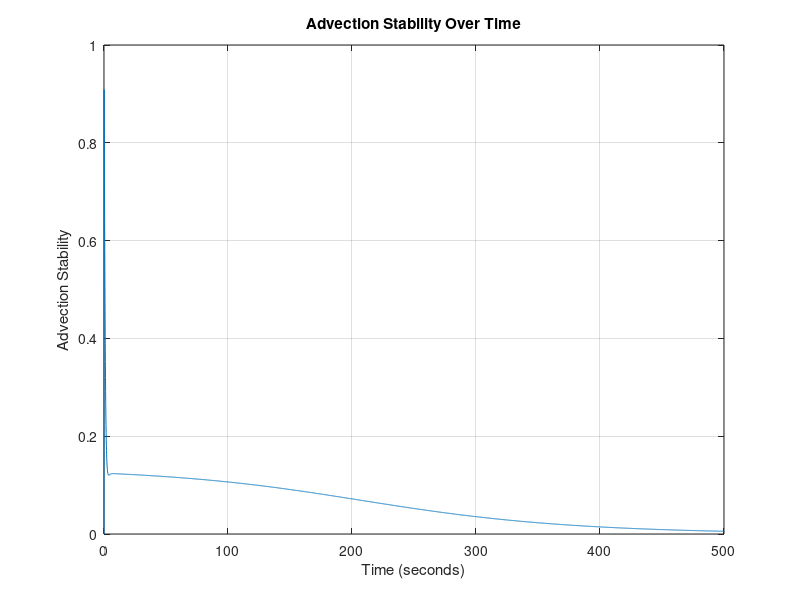
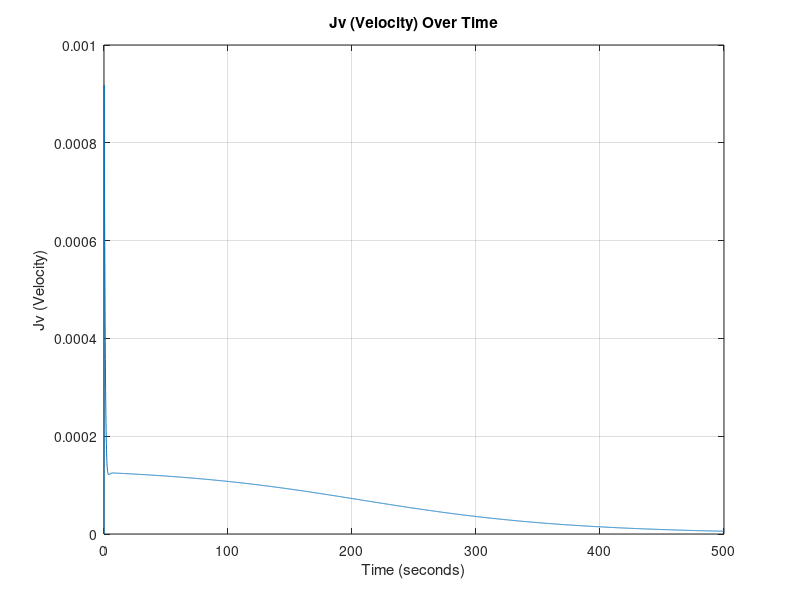
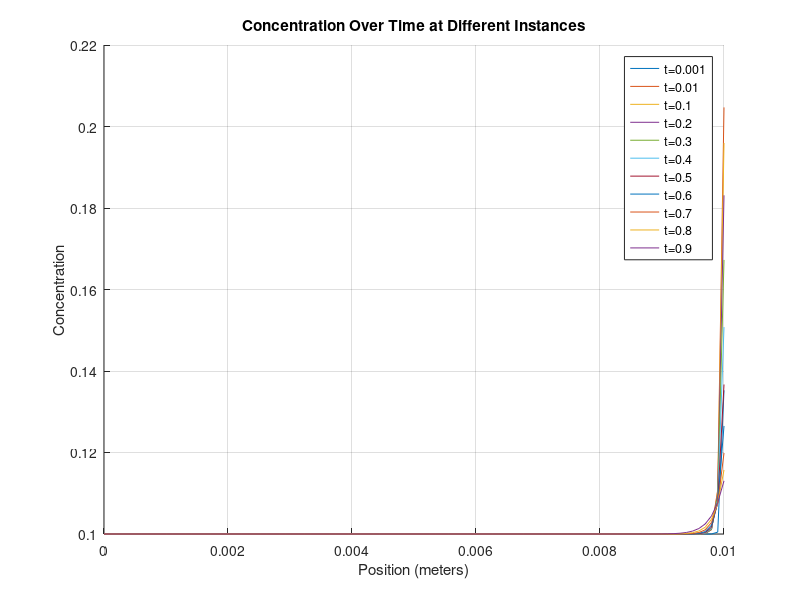
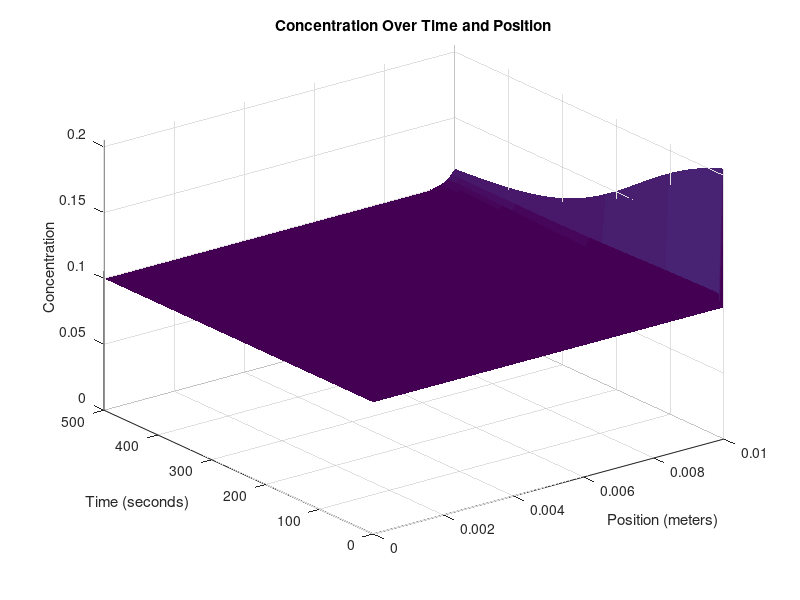

Write the MATLAB code that produced these figures, in order.
%__Gruppe 3-Simulering-3.Sem__
clear
close all
clc
%% Inital Parameters
domain_length = 0.01;   % Domain length (meters)
domain_steps = 100;    % Number of spatial domain_steps points
dx = domain_length / (domain_steps - 1);

time_length = 500;      % Time length (seconds)
time_steps = 5000;       % Number of time steps
dt = time_length / time_steps;

% DEFINED VARIABLES
D = 1.464*10^-9; % Diffusivity coefficient H2PO4- in water [m^2 s^-1]
feed_conc = 0.1; % Constant solute concentration at the first cell 0.1 molar [H2PO4]
TMP= 5.5; %TMP: Transmembrane Pressure [bar]
kb= 0.001; % Fouling Constant
kw= 3.044001*10^-4; % Initial water permiability L m^-2 bar^-1 s^-1 
rejection_rate = 0.1; % Rejection of the membrane (σ) [procentage]


% PHYSICAL CONSTANTS
R= 0.0831415; % Gasconstant [L Bar mol^-1 K^-1]
T= 273.15+25; %Temperature [K]
F= 96.485; %Faraday[C/mol]

% Anonymous functions
Lv = @(time) kw*exp(-kb*time); %Water permeability dependent on Fouling

% Percipitation array - WORK IN PROGRESS
%P = zeros(domain_length,);


% Create a grid for space and time
x = linspace(0, domain_length, domain_steps);
t = linspace(0, time_length, time_steps);

% Initialize the concentration array AND Initial condition (1D)
C = zeros(domain_steps, time_steps)+0.1; % 0.1 molar [H2PO4]


%Diffusive Stability
DS = D*dt/dx^2;
fprintf('\n Diffusivity Stability = %f', DS);
if DS>0.5 
   fprintf(2,'\n ERROR: Stabilitetsfejl');
else
    fprintf('\n Stable Diffusion Model !!');
end


%% Time-stepping loop
for j = 2:time_steps
    for i = 1:domain_steps
        Jv = (Lv(j)*(TMP-(1*R*T*(C(domain_steps, j-1)))));  % Volume flux = Jv ,  in terms of osmotic pressure (TMP, R, T, delta_C) and Lv. [m/s]
        C(1, :) = feed_conc; % Set the leftmost boundary to 0.1
        % Calculate the second derivative in x direction
        if i == 1 %__First Cell__
            d2Cdx2 = 0;
            dCdt_advection = 0;

        elseif i == domain_steps %__Membrane Cell___
            % No right neighbor at the last cell and MEMBRANE
            d2Cdx2 = (D * (C(domain_steps - 1, j-1) - C(domain_steps, j-1)) / dx^2) + C(i,j-1)*(rejection_rate)*Jv/(dx);
        else    %__Normal Cells__
            % Calculate the second derivative normally
            d2Cdx2 = D * (C(i + 1, j-1) - 2 * C(i, j-1) + C(i - 1, j-1)) / dx^2;
            % Apply advection term
            dCdt_advection = -Jv * (C(i, j-1) - C(i-1, j-1)) / dx;
        end
        % Apply the diffusion-advection-(electromigration) equation
        C(i, j) = C(i, j-1) + dt * (d2Cdx2 + dCdt_advection);
        Jv_values(j) = Jv;
        AS(j) = Jv * dt/dx;
    end
end

%% 2D Plots

% Plot Advection Stability (DS) values over time

figure;
plot(t, AS);
xlabel('Time (seconds)');
ylabel('Advection Stability');
title('Advection Stability Over Time');
grid on;

% Plot Jv values over time
figure;
plot(t, Jv_values);
xlabel('Time (seconds)');
ylabel('Jv (Velocity)');
title('Jv (Velocity) Over Time');
grid on;

% Define fractions of time steps you want to visualize
time_fraction = [0.001, 0.01, 0.1, 0.2, 0.3, 0.4, 0.5, 0.6, 0.7, 0.8, 0.9];  % For example, 0.1 corresponds to 10% of time steps

% Calculate the corresponding time indices
time_instances = round(time_fraction * time_steps);

% Create a figure for the first plot
figure;
hold on;

% Plot concentration at specific time instances
for i = 1:length(time_instances)
    time_index = time_instances(i);
    plot(x, C(:, time_index));
end

xlabel('Position (meters)');
ylabel('Concentration');
title('Concentration Over Time at Different Instances');

% Add a legend for clarity
legend(arrayfun(@(f) ['t=', num2str(f)], time_fraction, 'UniformOutput', false));

grid on;
hold off;


%% 3D Plot

% Create a 3D surface plot to visualize concentration over time and position
[T, X] = meshgrid(t, x);
figure;
h = surf(X, T, C); % Transpose removed here
xlabel('Position (meters)');
ylabel('Time (seconds)');
zlabel('Concentration');
title('Concentration Over Time and Position');

% Set axis limits to start at the origin
xlim([0, domain_length]);
ylim([0, time_length]);
zlim([0, max(C(:))]); % Assuming max(C(:)) is the maximum concentration in your data

set(h,'LineStyle','none')
%colormap(jet)
